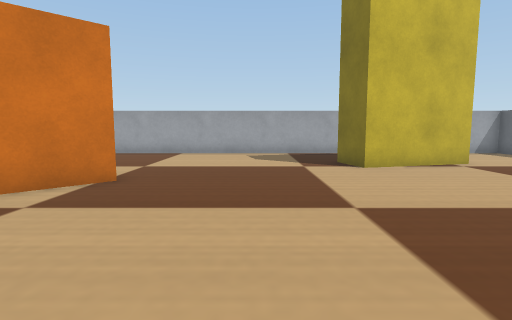
view 1 (above)

16 first-person views from a walk through a world built for the Webots simulator. The camera is 0.06 m above the floor, tilts 6° down and sees 80° across. The floor is counted in squares, 0.05 m on a side. Each view is taken from the middle of a square. On the plan, view 1 faces up. The plan holds only what a view shows up to about 13 squares ahead; the rest is blank. Robots are left out. Webots' stock objects and surfaces are drawn as simple stand-ins.

view 2
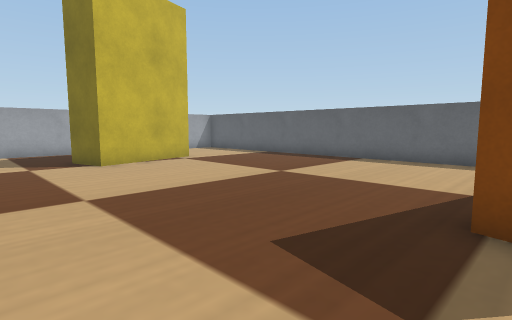

view 3
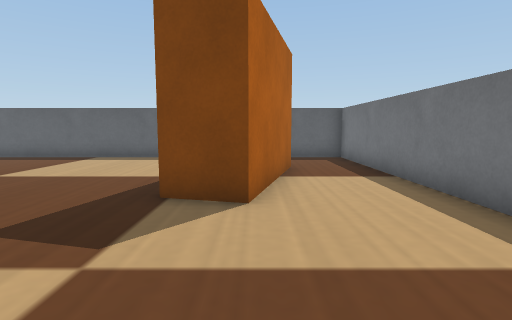

view 4
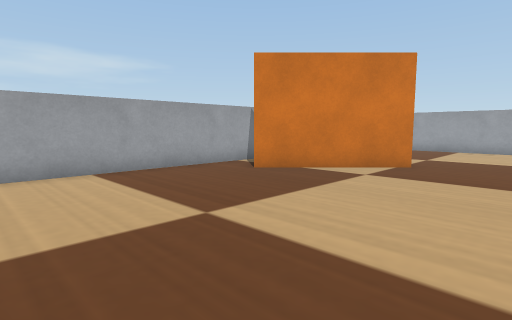

view 5
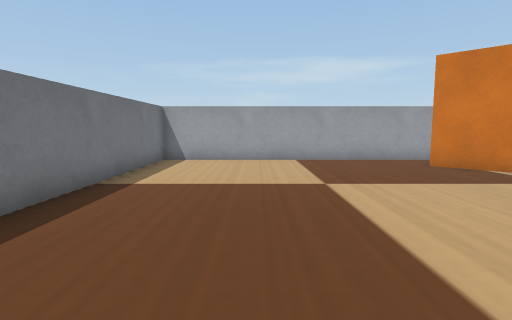

view 6
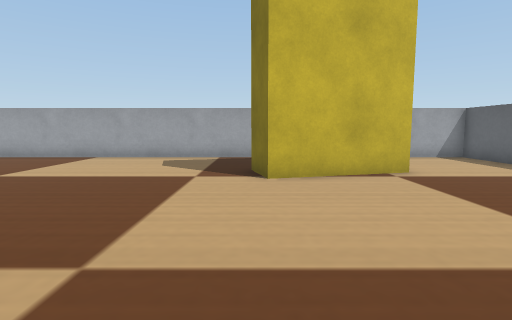

view 7
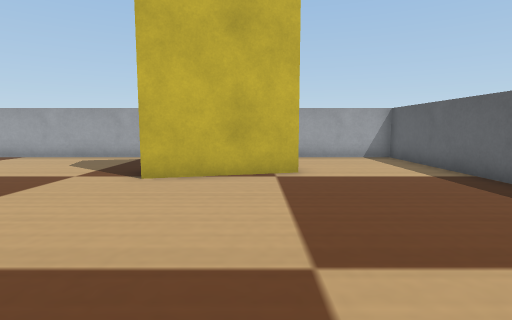

view 8
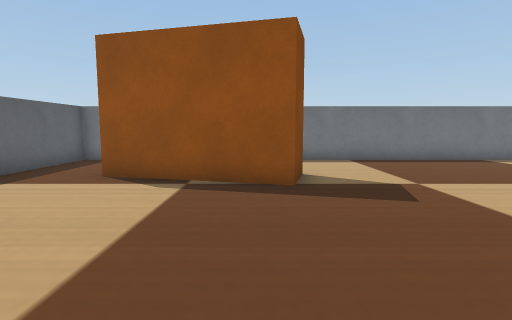

view 9
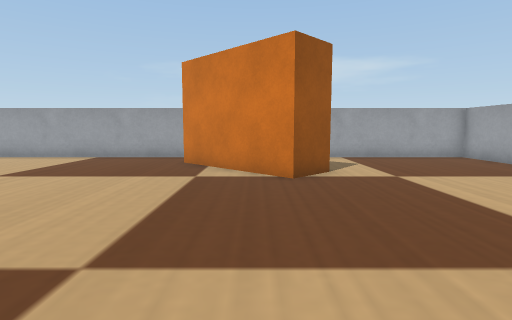

view 10
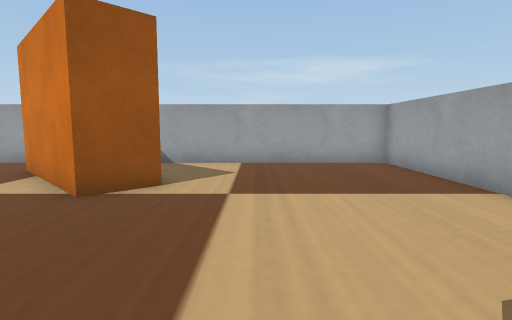

view 11
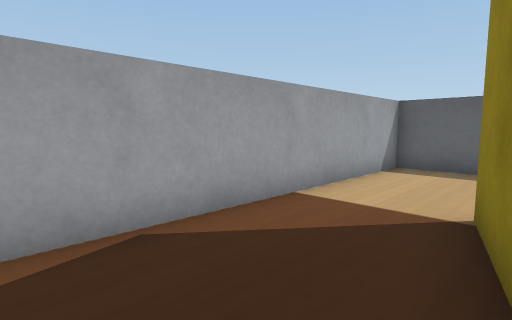

view 12
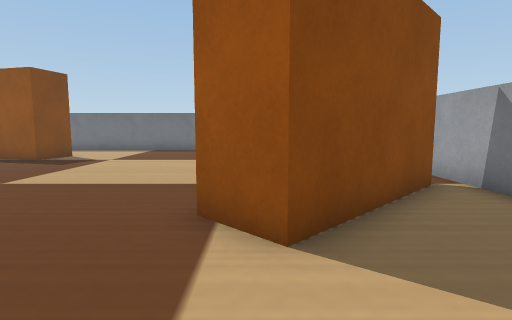

view 13
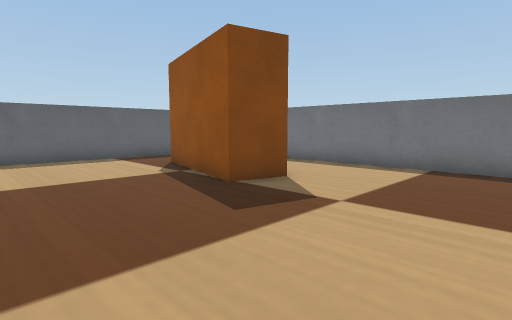

view 14
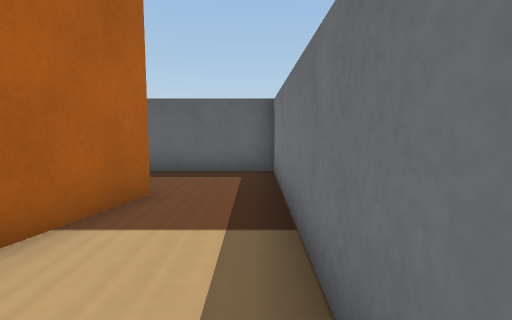

view 15
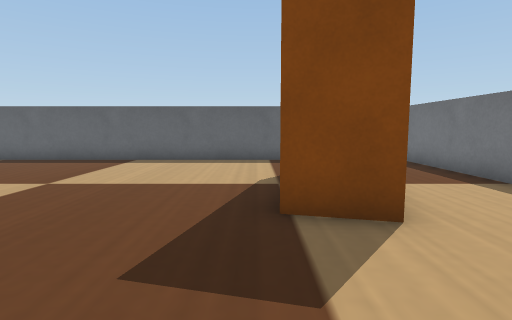

view 16
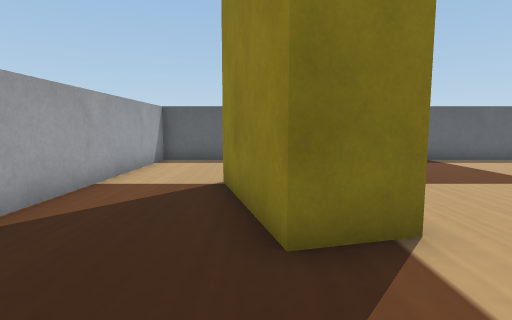

### Floor plan
Key: @ floor where view 1 was taken; # wall or solid block; . floor; B cereal box; I biscuit box.
Columns run from 9 left of view 1 to 12 right of it. Each row starts with its distance up from view 1.
 15 ######################
 14 #....................#
 13 #....................#
 12 #..............B.....#
 11 #...........BBBBB....#
 10 #...........BBBBB....#
  9 #............B.......#
  8 #....I...............#
  7 #...III..............#
  6 #..III...............#
  5 #IIII................#
  4 #.II.................#
  3 #....................#
  2 #....................#
  1 #....................#
  0 #........@...I.......#
 -1 #............IIIII...#
 -2 #............IIII I..#
 -3 #...............II...#
 -4 #....................#
 -5 #....................#
 -6 ######################

Where each view was taken, in squares from view 1:
view 1: 0 up, 0 right, facing up
view 2: 1 down, 0 right, facing up-right
view 3: 2 down, 1 left, facing right
view 4: 3 down, 0 right, facing up-left
view 5: 2 down, 3 right, facing left
view 6: 2 up, 3 right, facing up
view 7: 2 up, 6 right, facing up
view 8: 6 up, 5 right, facing down
view 9: 6 up, 4 right, facing left
view 10: 10 up, 2 right, facing left
view 11: 11 up, 2 right, facing up-right
view 12: 11 up, 4 left, facing down
view 13: 4 up, 1 left, facing down-right
view 14: 5 down, 3 right, facing right
view 15: 0 up, 0 right, facing right
view 16: 11 up, 0 right, facing right
